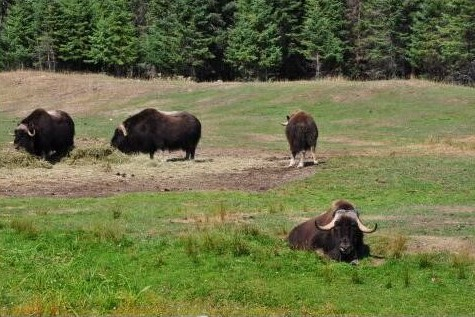
#> input picture image processing/images/1.jpg, 475 x 317 px
$ python test1.py
#> lines starting #> are read from the running program, lines starting #| are printed output that depends on the picture; after the words box and inside, x2 and y2 are one past the last pixel; in counts of white or black regions, pixels touching at a corner belong together
'''
import cv2 as cv
img = cv.imread('1.jpg')
print(img.shape)
#引入OpenCV库
#使用imread 函数读取图像，并以numpy数组形式储存
#查看图像的大小。返回的元组（touple）中的三个数依次表示高度、宽度和通道数
print(img.dtype)
#查看图片的类型
cv.imshow('img',img)
#使用imshow函数显示图像，第一个参数是窗口名称（可不写），第二个参数是要显示的图像的名称，一定要写
cv.waitKey(0)
#可以让窗口一直显示图像直到按下任意按键
img_GRAY = cv.cvtColor(img,cv.COLOR_BGR2GRAY)   #使用 cv.cvtColor 函数转换色彩空间，参数‘cv.COLOR_BGR2GRAY’表示从RGB空间转换到灰度空间
cv.imshow('gray',img_GRAY)
cv.imwrite("images/gray1.jpg", img_GRAY)
cv.waitKey(0)
ret,thresh = cv.threshold(img_GRAY,127,255,cv.THRESH_BINARY)
#使用cv.threshold函数进行图像阈值处理，参数‘cv.THRESH_BINARY’代表了阈值的类型，127为阈值
cv.imshow('threshold',thresh)
cv.waitKey(0)
res = cv.resize(img,None,fx=2,fy=2,interpolation=cv.INTER_CUBIC)
cv.imshow('resize',res)
cv.waitKey(0)
cv.imwrite('result.jpg',res)'''


import cv2 as cv
import matplotlib.pyplot as plt

# 引入OpenCV库
# 使用imread 函数读取图像，并以numpy数组形式储存
img = cv.imread('images/1.jpg')
#> img is the input picture: shape (317, 475, 3); mean B, G, R 69.8, 113.8, 107.5
# print(img.shape)  # 查看图像的大小。返回的元组（tuple）中的三个数依次表示高度、宽度和通道数
# print(img.dtype)  # 查看图片的类型

# 转换为灰度图像
img_GRAY = cv.cvtColor(img, cv.COLOR_BGR2GRAY)
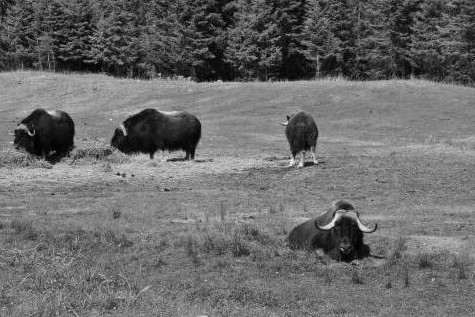
#> img_GRAY: shape (317, 475); min 0, max 244, mean 106.9

# 阈值处理
ret, thresh = cv.threshold(img_GRAY, 127, 255, cv.THRESH_BINARY)
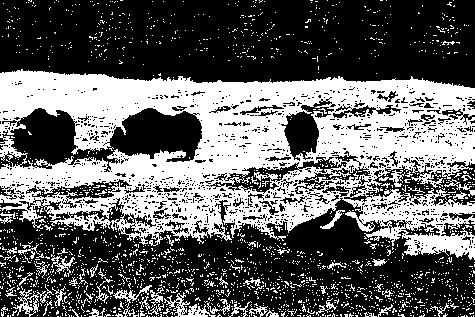
#> thresh: shape (317, 475); 38.6% white; 1934 white regions (1879 under 20 px), largest, box (x1, y1, x2, y2) and area: (0, 69, 475, 260) 49431, (164, 292, 216, 317) 400, (13, 284, 54, 317) 319

# 调整图像大小
res = cv.resize(img, None, fx=2, fy=2, interpolation=cv.INTER_CUBIC)

# 保存灰度图像
cv.imwrite("images/gray2.jpg", img_GRAY)

# 保存调整大小后的图像
cv.imwrite('result.jpg', res)

# 平移操作
rows, cols = img.shape[:2]
#> rows = 317; cols = 475
M = cv.getRotationMatrix2D((cols / 2, rows / 2), 0, 1)  # 创建平移矩阵
#> M = [[1, 0, 0], [0, 1, 0]]
M[0, 2] += 50  # 水平平移50像素
M[1, 2] += 30  # 垂直平移30像素
translated = cv.warpAffine(img, M, (cols, rows))
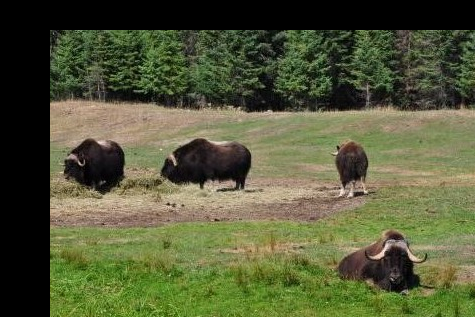
#> translated: shape (317, 475, 3); mean B, G, R 57.7, 90.2, 85.9

# 翻转操作
flipped = cv.flip(img, 1)  # 1表示水平翻转，0表示垂直翻转，-1表示同时水平和垂直翻转
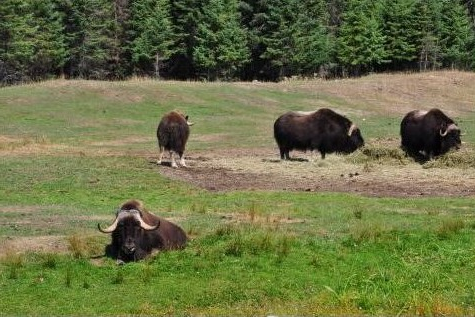
#> flipped: shape (317, 475, 3); mean B, G, R 69.8, 113.8, 107.5

# 创建一个2x2的子图布局
fig, axs = plt.subplots(2, 3, figsize=(10, 10))

# 显示原始图像
axs[0, 0].imshow(cv.cvtColor(img, cv.COLOR_BGR2RGB))
axs[0, 0].axis('off')  # 关闭坐标轴

# 显示灰度图像
axs[0, 1].imshow(img_GRAY, cmap='gray')
axs[0, 1].set_title('Gray Image')
axs[0, 1].axis('off')  # 关闭坐标轴

# 显示阈值图像
axs[0, 2].imshow(thresh, cmap='gray')
axs[0, 2].set_title('Threshold Image')
axs[0, 2].axis('off')

# 显示调整大小后的图像
axs[1, 0].imshow(cv.cvtColor(res, cv.COLOR_BGR2RGB))
axs[1, 0].set_title('Resized Image')
axs[1, 0].axis('off')

axs[1, 1].imshow(cv.cvtColor(translated, cv.COLOR_BGR2RGB))
axs[1, 1].set_title('Translated Image')
axs[1, 1].axis('off')

axs[1, 2].imshow(cv.cvtColor(flipped, cv.COLOR_BGR2RGB))
axs[1, 2].set_title('Flipped Image')
axs[1, 2].axis('off')


# 调整子图之间的间距
plt.tight_layout()

# 显示所有图像
plt.show()
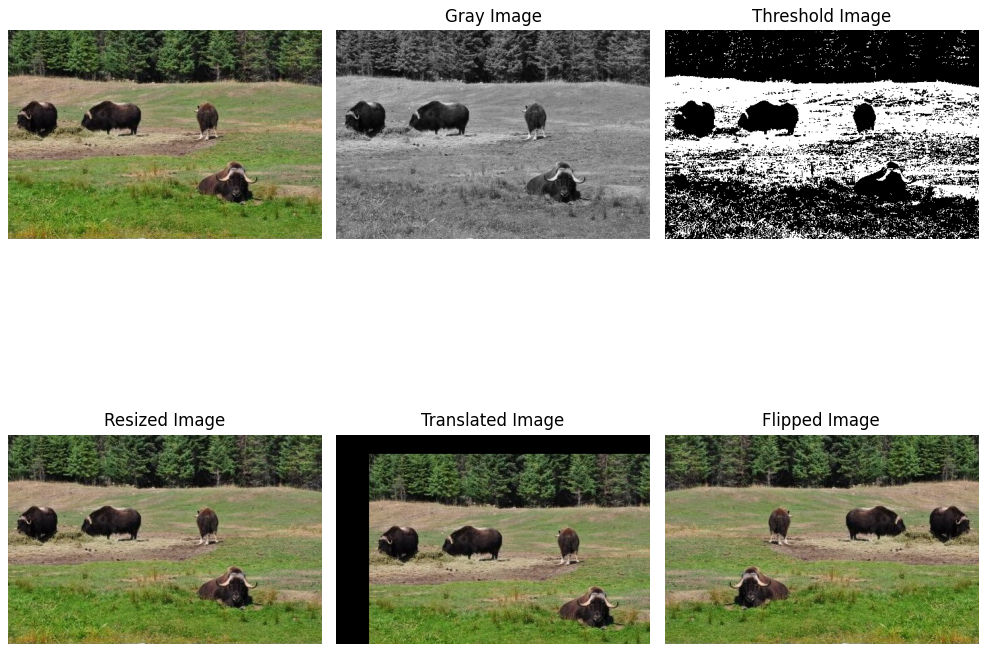
#> figure drawn by matplotlib, 6 panels

$ run again, with image processing/images/2.jpg copied over image processing/images/1.jpg
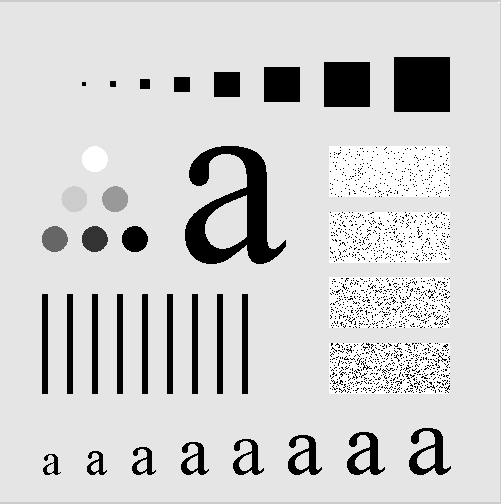
#> input picture image processing/images/2.jpg, 501 x 504 px
#> img is the input picture: shape (504, 501, 3); mean B, G, R 207.3, 207.3, 207.4
#> `ret, thresh = cv.threshold(img_GRAY, 127, 255, cv.THRESH_BINARY)`:
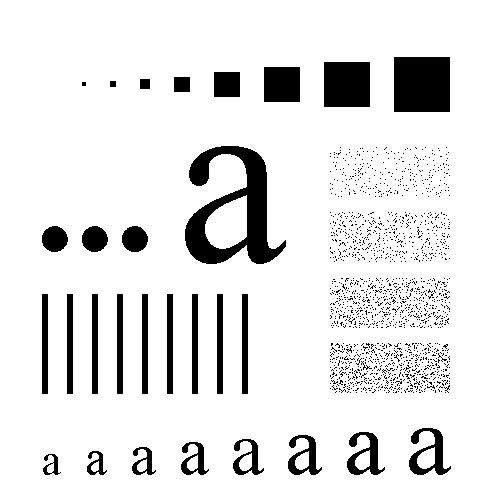
#> thresh: shape (504, 501); 89.6% white; 1561 black regions (1532 under 20 px), largest, box (x1, y1, x2, y2) and area: (185, 146, 286, 264) 5099, (394, 57, 450, 112) 3080, (324, 62, 370, 107) 2070
#> `flipped = cv.flip(img, 1)`:
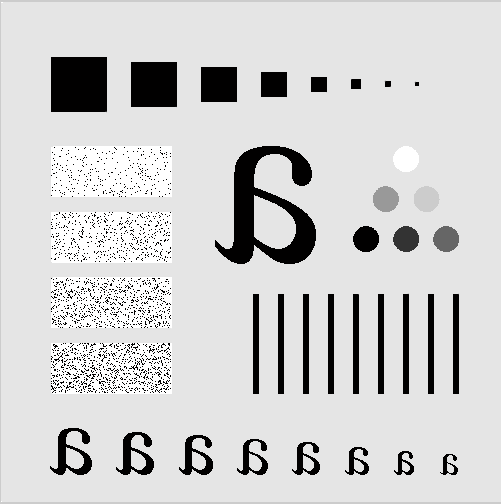
#> flipped: shape (504, 501, 3); mean B, G, R 207.3, 207.3, 207.4

$ run again, with image processing/images/3.jpg copied over image processing/images/1.jpg
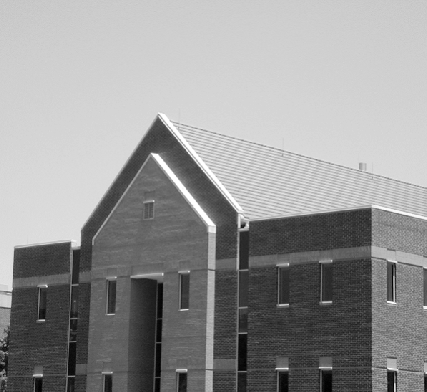
#> input picture image processing/images/3.jpg, 427 x 392 px
#> img is the input picture: shape (392, 427, 3); mean B, G, R 149.4, 149.4, 149.4
#> `ret, thresh = cv.threshold(img_GRAY, 127, 255, cv.THRESH_BINARY)`:
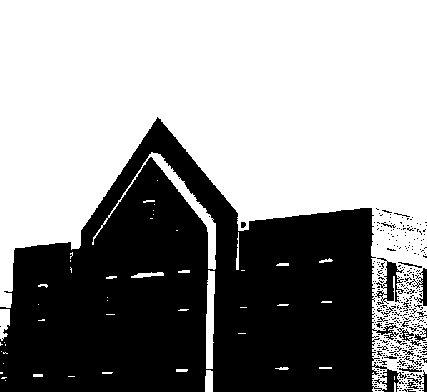
#> thresh: shape (392, 427); 58.6% white; 336 black regions (313 under 20 px), largest, box (x1, y1, x2, y2) and area: (0, 117, 407, 392) 66959, (375, 258, 404, 305) 502, (406, 268, 427, 306) 239
#> `flipped = cv.flip(img, 1)`:
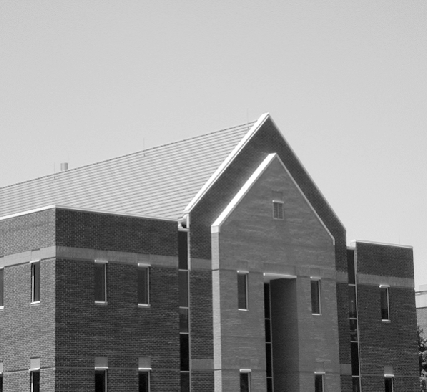
#> flipped: shape (392, 427, 3); mean B, G, R 149.4, 149.4, 149.4

$ run again, with image processing/images/1基于复杂场景图像的违法车辆照片1.jpg copied over image processing/images/1.jpg
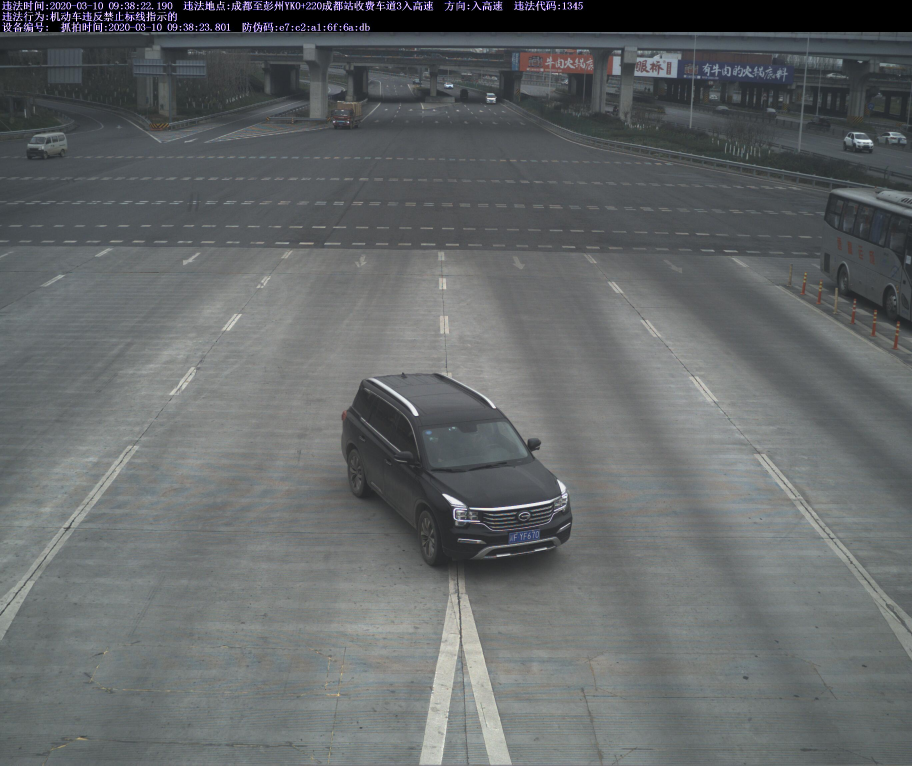
#> input picture image processing/images/1基于复杂场景图像的违法车辆照片1.jpg, 2736 x 2296 px (shown at 1/3 size)
#> img is the input picture: shape (2296, 2736, 3); mean B, G, R 105, 104, 100.4
#> `ret, thresh = cv.threshold(img_GRAY, 127, 255, cv.THRESH_BINARY)`:
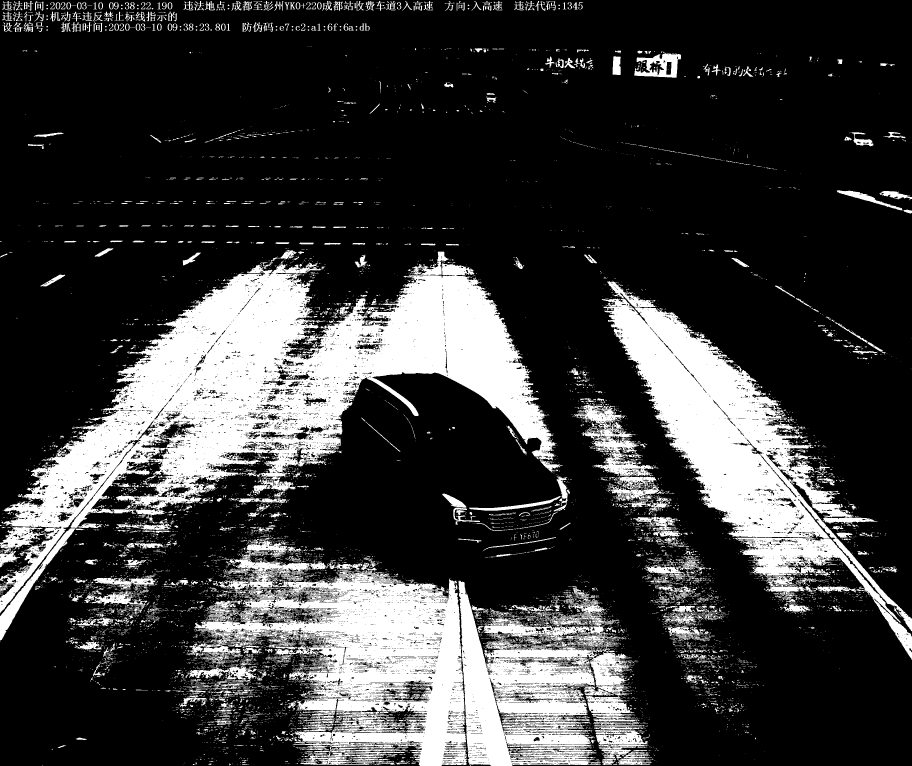
#> thresh: shape (2296, 2736) (shown at 1/3 size); 22.8% white; 10819 white regions (9414 under 20 px), largest, box (x1, y1, x2, y2) and area: (0, 755, 1688, 1839) 533921, (560, 1671, 1401, 2296) 239940, (1805, 844, 2736, 1894) 216682
#> `flipped = cv.flip(img, 1)`:
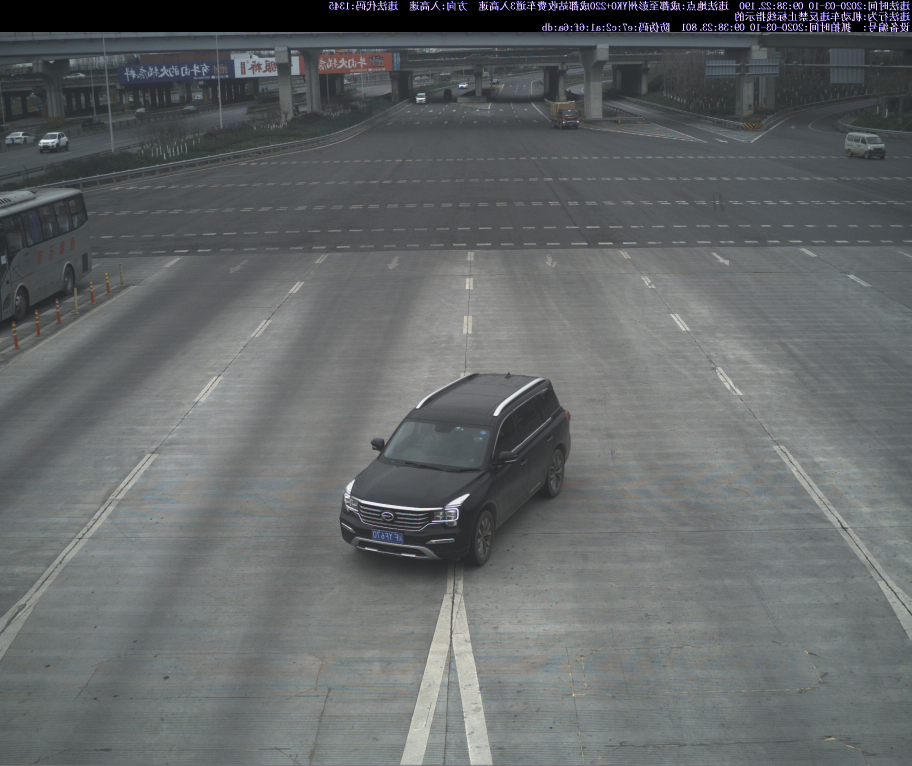
#> flipped: shape (2296, 2736, 3) (shown at 1/3 size); mean B, G, R 105, 104, 100.4
